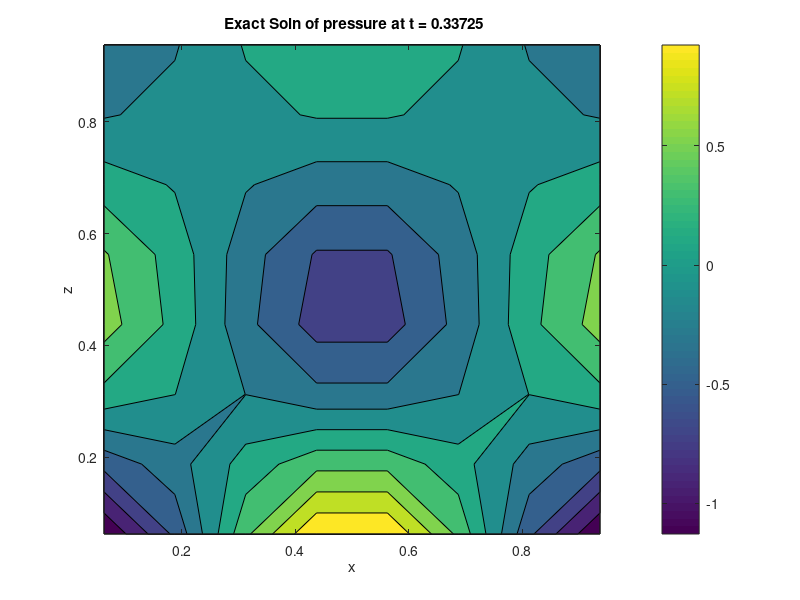
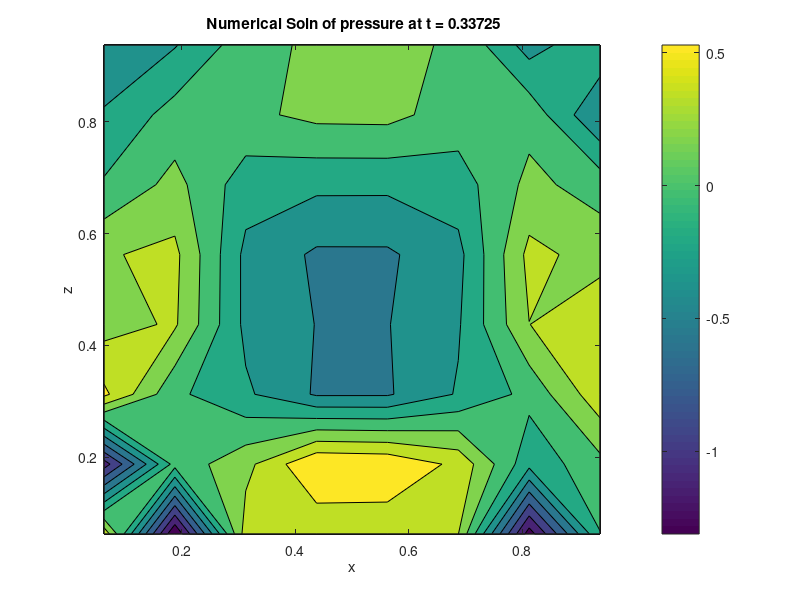
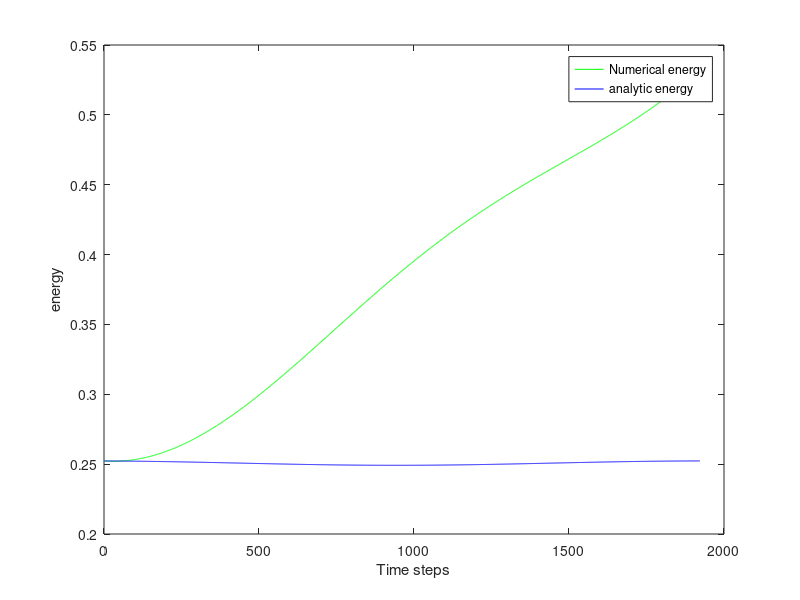

Reproduce these figures in MATLAB, in order. (Note: a time limit stopped this script after it produced the figures.)
clc 
clear all
close all
format long
%% mesh constants
a = 0;
Lx = 1;
Lz = 1;
Nx=8;
Nz=8;
k= Nx*Nz;
k4 = 4*k;
N = 2;
sigma = sqrt( 0.5* ( 8*pi^2 + 0.25* (N+1)^2 + sqrt((8*pi^2 + 0.25* (N+1)^2)^2-16*pi^2*N^2)))
period = 1/sigma;
 %dt= 1/16;
dt = period / (10*Nx^2);
t=0;
tend = 3*period;
theta = 0.5;

steps = tend/dt;

energy= zeros(ceil(steps+1),0);
energy_sim = zeros(ceil(steps+1),0);
%% Random theta
% theta_ = rand(k, 1);
% theta = repmat( theta_, 4);

%% Storage for inital density and density gradient
r_000=zeros(Nz, Nx);

%% Storage for variables 
U= zeros(k4,0);
S = zeros(k4, k4 );
F = zeros(k4, k4 );
DIV = zeros(k4, k4 );
P = zeros(k4, k4 );
Q = zeros(k4, k4 );
uu_initial = zeros(Nz, Nx);
uw_initial = zeros(Nz, Nx);
r_initial = zeros(Nz, Nx);
p_initial = zeros(Nz, Nx);
uu = zeros(Nz, Nx);
uw = zeros(Nz, Nx);
r = zeros(Nz, Nx);
p = zeros(Nz, Nx);
error_uu = zeros(Nz, Nx);
error_uw = zeros(Nz, Nx);
error_r = zeros(Nz, Nx);
error_p = zeros(Nz, Nx);
% mesh information
x_nodes = linspace(a,Lx,Nx+1);
z_nodes = linspace(a,Lz,Nz+1);

dx = x_nodes(2) - x_nodes(1);
dz = z_nodes(2) - z_nodes(1);
dv= dx*dz;

x_centres = a+dx/2 : dx : Lx;
z_centres = a+dz/2 : dz : Lz;

[X,Z] = meshgrid(x_centres, z_centres);



%% Background density 
r_000 = exp(-3.*Z);

% matlab matrix (columns, rows)
%% Exact Solution 
    for i= 1: Nz
        for j = 1:Nx
uu_initial(i,j) = exp(-0.5*(N + 1)*Z(i,j))*(2*pi/(4*pi^2 - sigma^2))*( -2*pi*cos(2*pi*Z(i,j)) - (N-1)*0.5*sin(2*pi*Z(i,j)))*sin(2*pi*X(i,j))*sin(sigma*t+0.1);
uw_initial(i,j) = exp(-0.5*(N + 1)*Z(i,j))*sin(2*pi*Z(i,j))*cos(2*pi*X(i,j))*sin(sigma*t+0.1);
r_initial(i,j) = exp(-0.5*(N + 1)*Z(i,j))*(sigma/(4*pi^2-sigma^2))*((0.5*(N+1)-4*pi^2*N/sigma^2)*sin(2*pi*Z(i,j))-2*pi*cos(2*pi*Z(i,j)))*cos(2*pi*X(i,j))*cos(sigma*t+0.1);
p_initial(i,j) = exp(-0.5*(N + 1)*Z(i,j))*(sigma/(4*pi^2-sigma^2))*(-0.5*(N-1)*sin(2*pi*Z(i,j))-2*pi*cos(2*pi*Z(i,j)))*cos(2*pi*X(i,j))*cos(sigma*t+0.1);

    end
end
    for i= 1: Nz
        for j = 1:Nx
H(i,j) = dv*(0.5./r_000(i,j))*(uu_initial(i,j)^2+uw_initial(i,j)^2) + dv*(0.5./(r_000 (i,j)* N)).*(r_initial(i,j) - p_initial(i,j))^2 + dv*0.5.* p_initial(i,j)^2/r_000(i,j);
    end
end
energy(1,1) = sum(sum(H));
energy_sim(1,1)= energy(1,1);



%% Initial Condition
% Reshape initial condition into column vector
u_ = reshape(uu_initial', [k, 1]);
w_ = reshape(uw_initial', [k, 1]);
r_ = reshape(r_initial', [k, 1]);
p_ = reshape(p_initial', [k, 1]);
U = vertcat(u_,w_,r_,p_);


%% Make Source matrix
% W source loop
count_source_w = 2*k;
% Density source
for j = k+1:2*k
count_source_w = count_source_w+1;
S(j,count_source_w) = (-2/N);
end
% Pressure source
for j = k+1:2*k
count_source_w = count_source_w+1;
S(j,count_source_w) = (2/N+2);

end

% P source loop
% Vertical velocity source
count_source_p = k;
for j = 3*k+1:4*k
count_source_p = count_source_p +1;
S(j,count_source_p) = (-2);

end

%% Make flux matrix
% Flux for u
count_col=3*k;
count_row=0;
for i = 1:Nz
   for j= 1:Nx
        count_col = count_col+1;
        count_row = count_row+1;
      
           if (i== 1 ) && (   j==1)
           % bottom left
                F(count_row, count_col) = ( (theta))/dx ;
                F(count_row, count_col+1) = (1-theta)/dx ;                
           % bottom right
           elseif (i== 1 ) &&  (j==Nx)
               F(count_row, count_col-1) = (- theta  )/dx ;
               F(count_row, count_col) = ( - (1-theta))/dx ;   
           % bottom row
           elseif  (i== 1 ) && (   j~=1) && (j~=Nx)        
               F(count_row, count_col-1) = (- theta  )/dx ;
               F(count_row, count_col) = (theta - (1-theta))/dx ;
               F(count_row, count_col+1) = (1-theta)/dx ;   
           elseif (i== Nz ) && (j==1)
           % top left
                F(count_row, count_col) = (theta )/dx ;
                F(count_row, count_col+1) = (1-theta)/dx ;   
           % top right
           elseif (i== Nz ) && (j==Nx)
               F(count_row, count_col-1) = (- theta  )/dx ;
               F(count_row, count_col) = ( - (1-theta))/dx ;
              
           % top row
           elseif  (i== Nz ) && (   j~=1) && (j~=Nx)        
               F(count_row, count_col-1) = (- theta  )/dx ;
               F(count_row, count_col) = (theta - (1-theta))/dx ;
               F(count_row, count_col+1) = (1-theta)/dx ;  
             % left wall
           elseif (j== 1 ) && (   i~=1) && (i~=Nz)
                F(count_row, count_col) = (theta )/dx ;
                F(count_row, count_col+1) = (1-theta)/dx ;   
             % right wall
           elseif (j== Nx ) && (   i~=1) && (i~=Nz)
               
               F(count_row, count_col-1) = (- theta  )/dx ;
               F(count_row, count_col) = ( - (1-theta))/dx ;
           else
               F(count_row, count_col-1) = (- theta  )/dx ;
               F(count_row, count_col) = (theta - (1-theta))/dx ;
               F(count_row, count_col+1) = (1-theta)/dx ;   
           
           
       end
   end
end

% Flux for w
count_col=3*k;
count_row=k;
for i = 1:Nz
   for j= 1:Nx
        count_col = count_col+1;
        count_row = count_row+1;
      
           if (i== 1 ) && (   j==1)
           % bottom left
                F(count_row, count_col) = (theta )/dz ;
                F(count_row, count_col+Nx) = (1-theta)/dz ;                
           % bottom right
           elseif (i== 1 ) &&  (j==Nx)
                F(count_row, count_col) = ( - (1-theta))/dz ;
                F(count_row, count_col+Nx) = (1-theta)/dz ;  
           % bottom row
           elseif  (i== 1 ) && (   j~=1) && (j~=Nx)        
                F(count_row, count_col) = (theta )/dz ;
                F(count_row, count_col+Nx) = (1-theta)/dz ;   
           elseif (i== Nz ) && (j==1)
           % top left
               F(count_row, count_col-Nx) = (- theta  )/dz ;
               F(count_row, count_col) =((1-theta) +theta - (1-theta))/dz ;
           % top right
           elseif (i== Nz ) && (j==Nx)
               F(count_row, count_col-Nx) = (- theta  )/dz ;
               F(count_row, count_col) = ( - (1-theta))/dz ;
              
           % top row
           elseif  (i== Nz ) && (   j~=1) && (j~=Nx)        
               F(count_row, count_col-Nx) = (- theta  )/dz ;
               F(count_row, count_col) = ( - (1-theta))/dz ;
               
                            % left wall
           elseif (j== 1 ) && (   i~=1) && (i~=Nz)
               F(count_row, count_col-Nx) = (- theta  )/dz ;
               F(count_row, count_col) = (theta - (1-theta))/dz ;
               F(count_row, count_col+Nx) = (1-theta)/dz ;     
             % right wall
           elseif (j== Nx ) && (   i~=1) && (i~=Nz)
               F(count_row, count_col-Nx) = (- theta  )/dz ;
               F(count_row, count_col) = (theta - (1-theta))/dz ;
               F(count_row, count_col+Nx) = (1-theta)/dz ;  
           else
               F(count_row, count_col-Nx) = (- theta  )/dz ;
               F(count_row, count_col) = (2*theta-1)/dz ;
               F(count_row, count_col+Nx) = (1-theta)/dz ;   
           
           
       end
   end
end

% Flux for r
count_col_u=0;
count_col_w=k;
count_row=2*k;
for i = 1:Nz
   for j= 1:Nx
        count_col_u = count_col_u+1;
        count_col_w = count_col_w+1;
        count_row = count_row+1;
      
           if (i== 1 ) && (   j==1)
           % bottom left
                F(count_row, count_col_u) = (1-theta)/dx ;
                F(count_row, count_col_u+1) = (theta)/dx ;  
                
                F(count_row, count_col_w) = (1-theta)/dz ;
                F(count_row, count_col_w+Nx) = (theta)/dz ;  
           % bottom right
           elseif (i== 1 ) &&  (j==Nx)
               F(count_row, count_col_u-1) = (- (1-theta) )/dx ;
               F(count_row, count_col_u) = (-theta)/dx ;     
               
                F(count_row, count_col_w) = (1- theta  )/dz ;
                F(count_row, count_col_w+Nx) = (theta)/dz ; 
           % bottom row
           elseif  (i== 1 ) && (   j~=1) && (j~=Nx)        
               F(count_row, count_col_u-1) = (- (1-theta)  )/dx ;
               F(count_row, count_col_u) = ((1-theta) - theta )/dx ;
               F(count_row, count_col_u+1) = (theta)/dx ;  
               
                F(count_row, count_col_w) = (1-theta  )/dz ;
                F(count_row, count_col_w+Nx) = (theta)/dz ;  
           elseif (i== Nz ) && (j==1)
           % top left
                F(count_row, count_col_u) = (1-theta  )/dx ;
                F(count_row, count_col_u+1) = (theta)/dx ; 
                
               F(count_row, count_col_w-Nx) = -(1- theta  )/dz ;
               F(count_row, count_col_w) = -(theta)/dz ;
           % top right
           elseif (i== Nz ) && (j==Nx)
               F(count_row, count_col_u-1) = -(1- theta  )/dx ;
               F(count_row, count_col_u) = (-theta)/dx ; 
               
               F(count_row, count_col_w-Nx) = -(1- theta  )/dz ;
               F(count_row, count_col_w) = (-theta)/dz ;
           % top row
           elseif  (i== Nz ) && (   j~=1) && (j~=Nx)        
               F(count_row, count_col_u-1) = -(1 - theta  )/dx ;
               F(count_row, count_col_u) = ((1-theta) - theta )/dx ;
               F(count_row, count_col_u+1) = (theta)/dx ;  
               
               F(count_row, count_col_w-Nx) = -(1- theta  )/dz ;
               F(count_row, count_col_w) = (-theta)/dz ;
            % left wall
           elseif (j== 1 ) && (   i~=1) && (i~=Nz)
                F(count_row, count_col_u) = (1-theta  )/dx ;
                F(count_row, count_col_u+1) = (theta)/dx ;
                
                F(count_row, count_col_w-Nx) = -(1- theta  )/dz ;
               F(count_row, count_col_w) = ((1-theta) - theta )/dz ;
               F(count_row, count_col_w+Nx) = (theta)/dz ;   
             % right wall
           elseif (j== Nx ) && (   i~=1) && (i~=Nz)
               F(count_row, count_col_u-1) = -(1- theta  )/dx ;
               F(count_row, count_col_u) = -(theta)/dx ;  
               
               F(count_row, count_col_w-Nx) = -(1 - theta  )/dz ;
               F(count_row, count_col_w) = ((1-theta) - theta )/dz ;
               F(count_row, count_col_w+Nx) = (theta)/dz ;   
           else
               F(count_row, count_col_u-1) = -(1- theta  )/dx ;
               F(count_row, count_col_u) = ((1-theta) - theta )/dx ;
               F(count_row, count_col_u+1) = (theta)/dx ;   
           
               F(count_row, count_col_w-Nx) = -(1- theta  )/dz ;
               F(count_row, count_col_w) = ((1-theta) - theta )/dz ;
               F(count_row, count_col_w+Nx) = (theta)/dz ;   
           
           
       end
   end
end

% Flux for p
count_col_u=0;
count_col_w=k;
count_row=3*k;
for i = 1:Nz
   for j= 1:Nx
        count_col_u = count_col_u+1;
        count_col_w = count_col_w+1;
        count_row = count_row+1;
      
            if (i== 1 ) && (   j==1)
           % bottom left
                F(count_row, count_col_u) = (1-theta)/dx ;
                F(count_row, count_col_u+1) = (theta)/dx ;  
                
                F(count_row, count_col_w) = (1-theta)/dz ;
                F(count_row, count_col_w+Nx) = (theta)/dz ;  
           % bottom right
           elseif (i== 1 ) &&  (j==Nx)
               F(count_row, count_col_u-1) = (- (1-theta) )/dx ;
               F(count_row, count_col_u) = (-theta)/dx ;     
               
                F(count_row, count_col_w) = (1- theta  )/dz ;
                F(count_row, count_col_w+Nx) = (theta)/dz ; 
           % bottom row
           elseif  (i== 1 ) && (   j~=1) && (j~=Nx)        
               F(count_row, count_col_u-1) = (- (1-theta)  )/dx ;
               F(count_row, count_col_u) = ((1-theta) - theta )/dx ;
               F(count_row, count_col_u+1) = (theta)/dx ;  
               
                F(count_row, count_col_w) = (1-theta  )/dz ;
                F(count_row, count_col_w+Nx) = (theta)/dz ;  
           elseif (i== Nz ) && (j==1)
           % top left
                F(count_row, count_col_u) = (1-theta  )/dx ;
                F(count_row, count_col_u+1) = (theta)/dx ; 
                
               F(count_row, count_col_w-Nx) = -(1- theta  )/dz ;
               F(count_row, count_col_w) = -(theta)/dz ;
           % top right
           elseif (i== Nz ) && (j==Nx)
               F(count_row, count_col_u-1) = -(1- theta  )/dx ;
               F(count_row, count_col_u) = (-theta)/dx ; 
               
               F(count_row, count_col_w-Nx) = -(1- theta  )/dz ;
               F(count_row, count_col_w) = (-theta)/dz ;
           % top row
           elseif  (i== Nz ) && (   j~=1) && (j~=Nx)        
               F(count_row, count_col_u-1) = -(1 - theta  )/dx ;
               F(count_row, count_col_u) = ((1-theta) - theta )/dx ;
               F(count_row, count_col_u+1) = (theta)/dx ;  
               
               F(count_row, count_col_w-Nx) = -(1- theta  )/dz ;
               F(count_row, count_col_w) = (-theta)/dz ;
            % left wall
           elseif (j== 1 ) && (   i~=1) && (i~=Nz)
                F(count_row, count_col_u) = (1-theta  )/dx ;
                F(count_row, count_col_u+1) = (theta)/dx ;
                
                F(count_row, count_col_w-Nx) = -(1- theta  )/dz ;
               F(count_row, count_col_w) = ((1-theta) - theta )/dz ;
               F(count_row, count_col_w+Nx) = (theta)/dz ;   
             % right wall
           elseif (j== Nx ) && (   i~=1) && (i~=Nz)
               F(count_row, count_col_u-1) = -(1- theta  )/dx ;
               F(count_row, count_col_u) = -(theta)/dx ;  
               
               F(count_row, count_col_w-Nx) = -(1 - theta  )/dz ;
               F(count_row, count_col_w) = ((1-theta) - theta )/dz ;
               F(count_row, count_col_w+Nx) = (theta)/dz ;   
           else
               F(count_row, count_col_u-1) = -(1- theta  )/dx ;
               F(count_row, count_col_u) = ((1-theta) - theta )/dx ;
               F(count_row, count_col_u+1) = (theta)/dx ;   
           
               F(count_row, count_col_w-Nx) = -(1- theta  )/dz ;
               F(count_row, count_col_w) = ((1-theta) - theta )/dz ;
               F(count_row, count_col_w+Nx) = (theta)/dz ;   
           
           
       end
   end
end

% reminder : i -> +,- 1
% j -> +,- Nx


%% Make DIV Matrix


DIV = S + F;

%% Make P, Q matrix
% System to solve is P U^n+1 = Q U^n

P = eye(k4) + dt*0.5*DIV;
Q = eye(k4) - dt*0.5*DIV;


%% Solve loop
count_energy=1;
while t < tend
 count_energy = count_energy+1;

U=P\(Q*U);
t = t +dt;
%% Exact Solution for timestep
    for i= 1: Nz
        for j = 1:Nx
uu_initial(i,j) = exp(-0.5*(N + 1)*Z(i,j))*(2*pi/(4*pi^2 - sigma^2))*( -2*pi*cos(2*pi*Z(i,j)) - (N-1)*0.5*sin(2*pi*Z(i,j)))*sin(2*pi*X(i,j))*sin(sigma*t+0.1);
uw_initial(i,j) = exp(-0.5*(N + 1)*Z(i,j))*sin(2*pi*Z(i,j))*cos(2*pi*X(i,j))*sin(sigma*t+0.1);
r_initial(i,j) = exp(-0.5*(N + 1)*Z(i,j))*(sigma/(4*pi^2-sigma^2))*((0.5*(N+1)-4*pi^2*N/sigma^2)*sin(2*pi*Z(i,j))-2*pi*cos(2*pi*Z(i,j)))*cos(2*pi*X(i,j))*cos(sigma*t+0.1);
p_initial(i,j) = exp(-0.5*(N + 1)*Z(i,j))*(sigma/(4*pi^2-sigma^2))*(-0.5*(N-1)*sin(2*pi*Z(i,j))-2*pi*cos(2*pi*Z(i,j)))*cos(2*pi*X(i,j))*cos(sigma*t+0.1);

    end
end
for j = 1:Nx
    for i= 1: Nz
H(i,j) = dv*(0.5./r_000(i,j))*(uu_initial(i,j)^2+uw_initial(i,j)^2) + dv*(0.5./(r_000 (i,j)* N)).*(r_initial(i,j) - p_initial(i,j))^2 + dv*0.5.* p_initial(i,j)^2/r_000(i,j);
    end
end
energy(count_energy,1) = sum(sum(H));


%% Decompose numerical solution for energy and error analysis
count_col =0;

    for i= 1: Nz
        for j = 1:Nx
        count_col=count_col+1;
uu(i,j) = U(count_col); 
    end
end
    for i= 1: Nz
        for j = 1:Nx
        count_col=count_col+1;
uw(i,j) = U(count_col); 
    end
end
    for i= 1: Nz
        for j = 1:Nx
        count_col=count_col+1;
r(i,j) = U(count_col); 
    end
end
    for i= 1: Nz
        for j = 1:Nx
        count_col=count_col+1;
p(i,j) = U(count_col); 
    end
    end
% Energy Evaluation
for j = 1:Nx
    for i= 1: Nz
H(i,j) = dv*(0.5/r_000(i,j))*(uu(i,j)^2+uw(i,j)^2) + dv*(0.5/(r_000 (i,j)* N)).*(r(i,j) - p(i,j))^2 + dv*0.5* p(i,j)^2/r_000(i,j);
    end

end
energy_sim(count_energy,1) = sum(sum(H));

end

% Plot exact solution
figure
contourf(X,Z,p_initial)
title([' Exact Soln of pressure at t = ', num2str(t)])
xlabel(' x ')
ylabel( ' z ')
colorbar


 figure
contourf(X,Z,p)
pause(0.1)
title([' Numerical Soln of pressure at t = ', num2str(t)])
colorbar
xlabel(' x ')
ylabel( ' z ')


 error_uu= uu - uu_initial;
 error_uw= uw - uw_initial;
 error_r= r - r_initial;
 error_p= p - p_initial;
 
 % L_infty error
 uu_infty = max(abs(error_uu(:)));
 uw_infty = max(abs(error_uw(:)));
 r_infty = max(abs(error_r(:)));
 p_infty = max(abs(error_p(:)));
 
  % L_2error
 uu_2 = sqrt (sum(sum (error_uu.*error_uu)));
 uw_2 = sqrt (sum(sum (error_uw.*error_uw)));
 r_2 = sqrt (sum (sum(error_r.*error_r)));
 p_2 = sqrt (sum( sum(error_p.*error_p)));

 
 figure 
plot(energy_sim,'g')
hold on
plot(energy,'b')
xlabel('Time steps')
ylabel('energy')
legend('Numerical energy', 'analytic energy')
